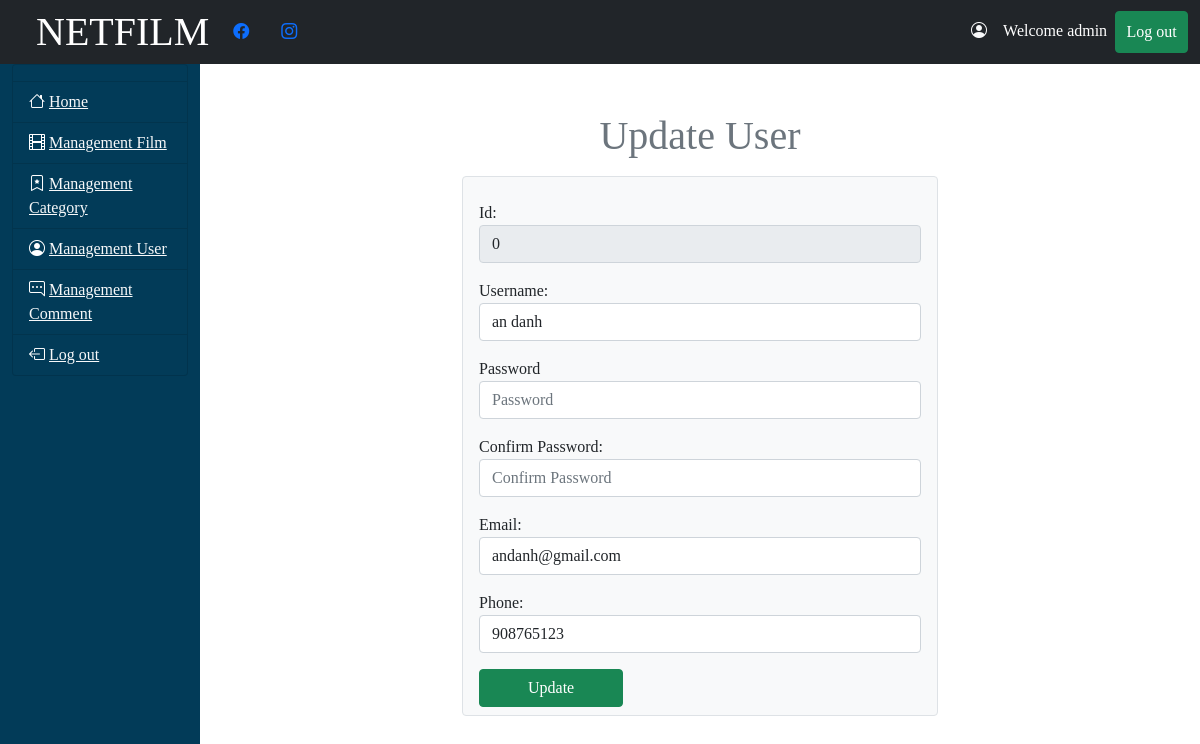
The app's page /admin/controller/user.php?update-id=0 (signed in) with its own data.
### tables this page shows
CREATE TABLE `user` (
  `id` int(11) NOT NULL,
  `user` varchar(50) NOT NULL,
  `email` varchar(50) NOT NULL,
  `sdt` int(11) NOT NULL,
  `role` int(3) NOT NULL,
  `pass` varchar(50) NOT NULL
);

### admin/model/get.php (called while the page is built, shortened)
<?php
    function getUserById($id){
        global $conn;
        $sql="select * from user where id= ?";
        $stmt = $conn->prepare($sql);
        $stmt->execute(array($id));
        $result = $stmt->fetch();
        return $result;
    }
?>

### admin/view/update-user.php (the view, shortened to what this page needs)
<?php
    include_once '../view/header.php';
?>
<main>
    <div class="container-fluid">
        <div class="row justify-content-center">
            <?php
                include_once '../view/side-bar.php';
            ?>
            <div class="col-10">
                <div class="row justify-content-center">
                    <div class="col-6">
                        <h1 class="text-center text-secondary mt-5 mb-3">Update User</h1>
                        <form class="border rounded w-100 mb-5 mx-auto px-3 pt-3 bg-light" action="./admin/controller/user.php?update" method="post">
                        <div class="form-group py-2">
                                <label for="id">Id: </label>
                                <input readonly id="id" value="<?=$_SESSION['id-user']?>" name="id" type="text" class="form-control" placeholder="Your username">
                            </div>
                        <div class="form-group py-2">
                                <label for="username">Username: </label>
                                <input id="username" value="<?=$user['user']?>" name="username" type="text" class="form-control" placeholder="Your username">
                            </div>
                            <div class="form-group py-2">
                                <label for="password">Password</label>
                                <input id="password" value="" name="password" type="password" class="form-control" placeholder="Password">
                            </div>
                            <div class="form-group py-2">
                                <label for="confirm-pass">Confirm Password:</label>
                                <input id="confirm-pass" value="" name="confirm-pass" type="password" class="form-control" placeholder="Confirm Password">
                            </div>
                            <div class="form-group py-2">
                                <label for="email">Email: </label>
                                <input id="email" name="email" value="<?=$user['email']?>" type="text" class="form-control" placeholder="Your Email">
                            </div>
                            <div class="form-group py-2">
                                <label for="phone">Phone: </label>
                                <input id="phone" name="phone" value="<?=$user['sdt']?>" type="phone" class="form-control" placeholder="Your phone number">
                            </div>
                            <div class="form-group py-2">
                                <button class="btn btn-success px-5">Update</button>
                            </div>
                        </form>
                    </div>
                </div>
            </div>
        </div>
    </div>
</main>
<?php
    include_once '../view/footer.php';
?>

### admin/view/header.php (style rules this page uses)
body { background-image: url('./view/img/bg.jpg'); }

### admin/view/side-bar.php (style rules this page uses)
body { font-family: 'Londrina Solid', cursive; background-image: url('/img/bg.jpg'); height: 100%; }
.col-10 { background-color: #fff; }

### records on screen
user: username "an danh", email "andanh@gmail.com", phone "908765123"
